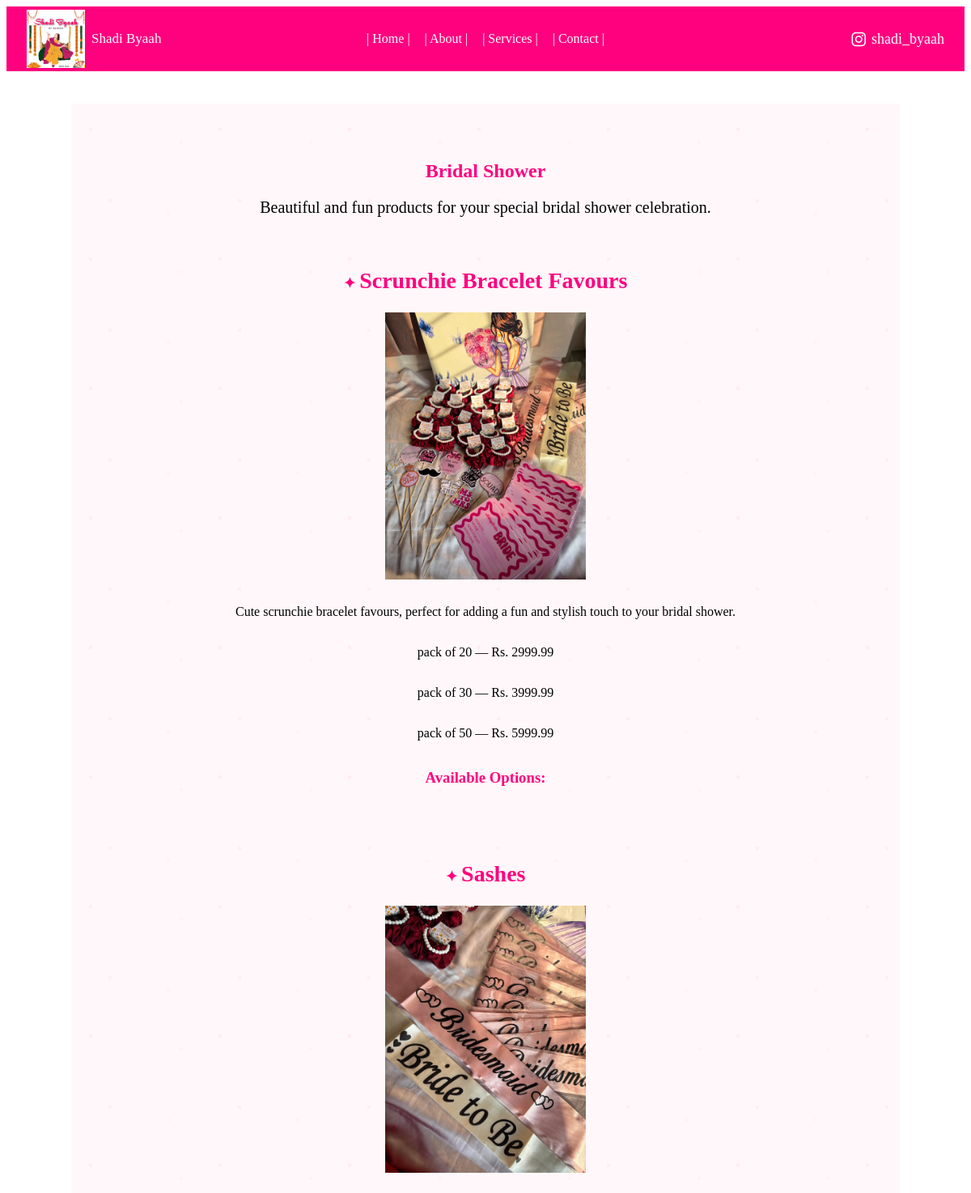
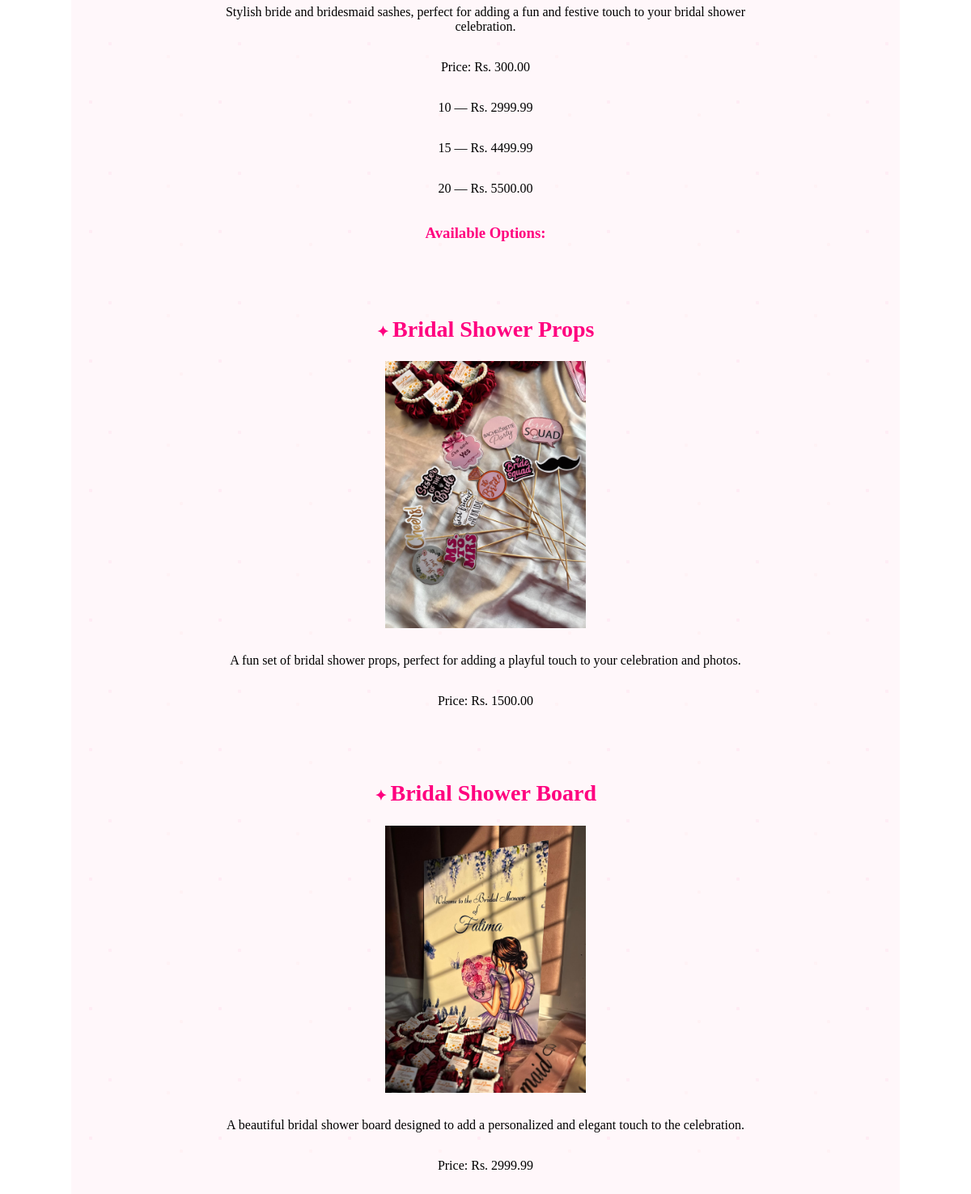
Screenshot of /bridal-shower/ with the database file from the repository (2 pictures, top to bottom).
### home/models.py (models this page shows, shortened)
class ProductImage(models.Model):
    product = models.ForeignKey(
        Product,
        on_delete=models.CASCADE,
        related_name='images'
    )
    image = models.CharField(max_length=255)

class Product(models.Model):
    CATEGORY_CHOICES = [
        ('mehndi_favors', 'Mehndi Favors'),
        ('wedding_favours', 'Wedding Favours'),
        ('nikah_essentials', 'Nikah Essentials'),
        ('bridal_shower', 'Bridal Shower'),
        ('baby_shower', 'Baby Shower'),
        ('wedding_cards', 'Wedding Cards'),
        ('floral_jewellery', 'Floral Jewellery'),
        ('engagement', 'Engagement'),
    ]
    CUSTOMIZATION_CHOICES = [
        ('full', 'Full Customization'),
        ('name_only', 'Name Only'),
        ('none', 'No Customization'),
    ]
    name = models.CharField(max_length=200)
    category = models.CharField(max_length=50, choices=CATEGORY_CHOICES)
    description = models.TextField()
    price = models.DecimalField(
        max_digits=10,
        decimal_places=2,
        null=True,
        blank=True
    )
    customization_type = models.CharField(
        max_length=20,
        choices=CUSTOMIZATION_CHOICES,
        default='none'
    )

class ProductOption(models.Model):
    product = models.ForeignKey(
        Product,
        on_delete=models.CASCADE,
        related_name='options'
    )
    option_name = models.CharField(max_length=100)
    price = models.DecimalField(
        max_digits=10,
        decimal_places=2
    )

### home/views.py (the view)
# urls.py: path('bridal-shower/', views.bridal_shower, name='bridal_shower'),
def bridal_shower(request):
    products = Product.objects.filter(category='bridal_shower')
    return render(request, 'bridal_shower.html', {'products': products})

### templates/bridal_shower.html (shortened to what this page needs)
{% load static %}
<!DOCTYPE html>
<html lang="en">
<head>
    <link rel="stylesheet" href="{% static 'css/style.css' %}">
    <link rel="stylesheet" href="https://cdnjs.cloudflare.com/ajax/libs/font-awesome/6.5.2/css/all.min.css">
</head>
<body>
<header>
    <div class="header-left">
        <img src="{% static 'images/logo.jpeg' %}" alt="Shadi Byaah Logo">
        <span>Shadi Byaah</span>
    </div>
    <nav>
        <a href="{% url 'home' %}">| Home |</a>
        <a href="#">| About |</a>
        <a href="#">| Services |</a>
        <a href="#">| Contact |</a>
    </nav>
    <div class="header-right">
        <i class="fa-brands fa-instagram"></i>
        <span>shadi_byaah</span>
    </div>
</header>
<main>
    <section class="products">
        <h1>Bridal Shower</h1>
        <p>Beautiful and fun products for your special bridal shower celebration.</p>
        <div class="product-container">
            {% for product in products %}
               <a href="{% url 'product_detail' product.id %}" class="product-card">
                    <div class="product-slider">
                        {% for image in product.images.all %}
                            <img src="{% static 'images/' %}{{ image.image }}" alt="{{ product.name }}">
                        {% endfor %}
                    </div>
                    <h2>{{ product.name }}</h2>
                    <p>{{ product.description }}</p>
                    {% if product.price %}
                        <p>Price: Rs. {{ product.price }}</p>
                    {% endif %}
                    {% if product.options.all %}
                        <h3>Available Options:</h3>
                        {% for option in product.options.all %}
                            <p>
                                {{ option.option_name }} — Rs. {{ option.price }}
                            </p>
                        {% endfor %}
                    {% endif %}
               </a>
            {% endfor %}
        </div>
    </section>
</main>
</body>
</html>

### static/css/style.css (style rules this page uses)
header { background-color: #FF007F; position: relative; height: 80px; display: flex; align-items: center; justify-content: center; }
.header-left { position: absolute; left: 25px; top: 50%; transform: translateY(-50%); display: flex; align-items: center; gap: 8px; }
.header-left img { width: 72px; height: 72px; object-fit: contain; }
.header-left span { font-family: "DM Serif Display", serif; font-size: 17px; color: white; }
header nav { display: flex; gap: 18px; align-items: center; }
header nav a { color: white; text-decoration: none; font-family: "Playfair Display", serif; font-size: 16px; }
.header-right { position: absolute; right: 25px; top: 50%; transform: translateY(-50%); display: flex; align-items: center; gap: 7px; color: white; font-family: "Playfair Display", serif; font-size: 18px; }
.header-right i { font-size: 20px; color: white; }
main { min-height: calc(100vh - 140px); display: flex; align-items: center; justify-content: space-between; padding: 40px 80px; box-sizing: border-box; }
.products { background-color: #fff7fa; background-image: radial-gradient( circle at 15% 20%, rgba(255, 105, 180, 0.08) 0 2px, transparent 2.5px ), radial-gradient( circle at 85% 30%, rgba(255, 182, 193, 0.09) 0 2px, transparent 2.5px ), radial-gradient( circle at 30% 75%, rgba(255, 105, 180, 0.07) 0 2px, transparent 2.5px ), radial-gradient( circle at 75% 85%, rgba(255, 182, 193, 0.08) 0 2px, transparent 2.5px ); background-size: 160px 160px; background-repeat: repeat; min-height: 100vh; padding: 50px 30px; width: 100%; box-sizing: border-box; }
.products h1 { color: #FF007F; font-family: "DM Serif Display", serif; text-align: center; }
.product-card { text-decoration: none; color: inherit; }
.product-card h2 { color: #FF007F; font-family: "DM Serif Display", serif; font-size: 28px; }
.product-card h2::before { content: "✦ "; font-size: 18px; }
.product-card p { font-family: "Playfair Display", serif; }
.product-card h3 { color: #FF007F; font-family: "DM Serif Display", serif; }
.product-slider { display: flex; overflow-x: auto; scroll-snap-type: x mandatory; width: 100%; max-width: 318px; margin: 0 auto 15px; scroll-behavior: smooth; }
.product-slider img { flex: 0 0 100%; width: 100%; height: 330px; object-fit: contain; border-radius: 10px; scroll-snap-align: start; }
.category-card, .product-container { display: flex !important; flex-direction: column !important; align-items: center !important; gap: 50px !important; max-width: 1100%; margin: 40px auto 0; }
.product-card { display: flex !important; flex-direction: column !important; align-items: center !important; width: 100%; max-width: 700px; text-align: center !important; }
.product-card .product-slider { margin: 0 auto 15px; }
.product-card h2, .product-card p, .product-card h3 { text-align: center; width: 100%; }
.products > p { text-align: center; font-size: 20px; font-family: 'Playfair Display', serif; margin-bottom: 30px; }
.product-card { display: flex; flex-direction: column; }
.product-card h2 { order: 1; }
.product-slider { order: 2; }
.product-card p { order: 3; }
.product-card h3 { order: 4; }

### rows the page displays
Product: name "Scrunchie Bracelet Favours", description "Cute scrunchie bracelet favours, perfect for adding a fun and stylish touch to your bridal shower."
ProductImage: image (picture)
ProductOption: option_name "pack of 20", price "2999.99"
ProductOption: option_name "pack of 30", price "3999.99"
ProductOption: option_name "pack of 50", price "5999.99"
Product: name "Sashes", description "Stylish bride and bridesmaid sashes, perfect for adding a fun and festive touch to your bridal shower celebration.", price "300.00"
ProductImage: image (picture)
ProductOption: option_name "10", price "2999.99"
ProductOption: option_name "15", price "4499.99"
ProductOption: option_name "20", price "5500.00"
Product: name "Bridal Shower Props", description "A fun set of bridal shower props, perfect for adding a playful touch to your celebration and photos.", price "1500.00"
ProductImage: image (picture)
Product: name "Bridal Shower Board", description "A beautiful bridal shower board designed to add a personalized and elegant touch to the celebration.", price "2999.99"
ProductImage: image (picture)
